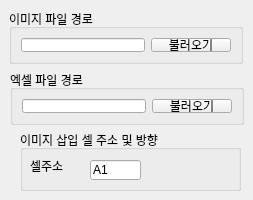
                            <widget class="QWidget" name="tab_2">
                             <attribute name="title">
                              <string>이미지 삽입</string>
                             </attribute>
                             <widget class="QGroupBox" name="groupBox_52">
                              <property name="geometry">
                               <rect>
                                <x>9</x>
                                <y>9</y>
                                <width>234</width>
                                <height>55</height>
                               </rect>
                              </property>
                              <property name="title">
                               <string>이미지 파일 경로</string>
                              </property>
                              <layout class="QHBoxLayout" name="horizontalLayout_70">
                               <item>
                                <widget class="QLineEdit" name="lineEdit_3"/>
                               </item>
                               <item>
                                <widget class="QPushButton" name="pushButton_3">
                                 <property name="text">
                                  <string>불러오기</string>
                                 </property>
                                </widget>
                               </item>
                              </layout>
                             </widget>
                             <widget class="QGroupBox" name="groupBox_53">
                              <property name="geometry">
                               <rect>
                                <x>10</x>
                                <y>70</y>
                                <width>234</width>
                                <height>55</height>
                               </rect>
                              </property>
                              <property name="title">
                               <string>엑셀 파일 경로</string>
                              </property>
                              <layout class="QHBoxLayout" name="horizontalLayout_71">
                               <item>
                                <widget class="QLineEdit" name="lineEdit_12"/>
                               </item>
                               <item>
                                <widget class="QPushButton" name="pushButton_4">
                                 <property name="text">
                                  <string>불러오기</string>
                                 </property>
                                </widget>
                               </item>
                              </layout>
                             </widget>
                             <widget class="QGroupBox" name="groupBox_51">
                              <property name="geometry">
                               <rect>
                                <x>20</x>
                                <y>130</y>
                                <width>221</width>
                                <height>61</height>
                               </rect>
                              </property>
                              <property name="title">
                               <string>이미지 삽입 셀 주소 및 방향</string>
                              </property>
                              <widget class="QLabel" name="label_76">
                               <property name="geometry">
                                <rect>
                                 <x>10</x>
                                 <y>30</y>
                                 <width>54</width>
                                 <height>12</height>
                                </rect>
                               </property>
                               <property name="text">
                                <string>셀주소</string>
                               </property>
                              </widget>
                              <widget class="QLineEdit" name="lineEdit_8">
                               <property name="geometry">
                                <rect>
                                 <x>70</x>
                                 <y>30</y>
                                 <width>51</width>
                                 <height>20</height>
                                </rect>
                               </property>
                               <property name="text">
                                <string>A1</string>
                               </property>
                              </widget>
                             </widget>
                            </widget>
